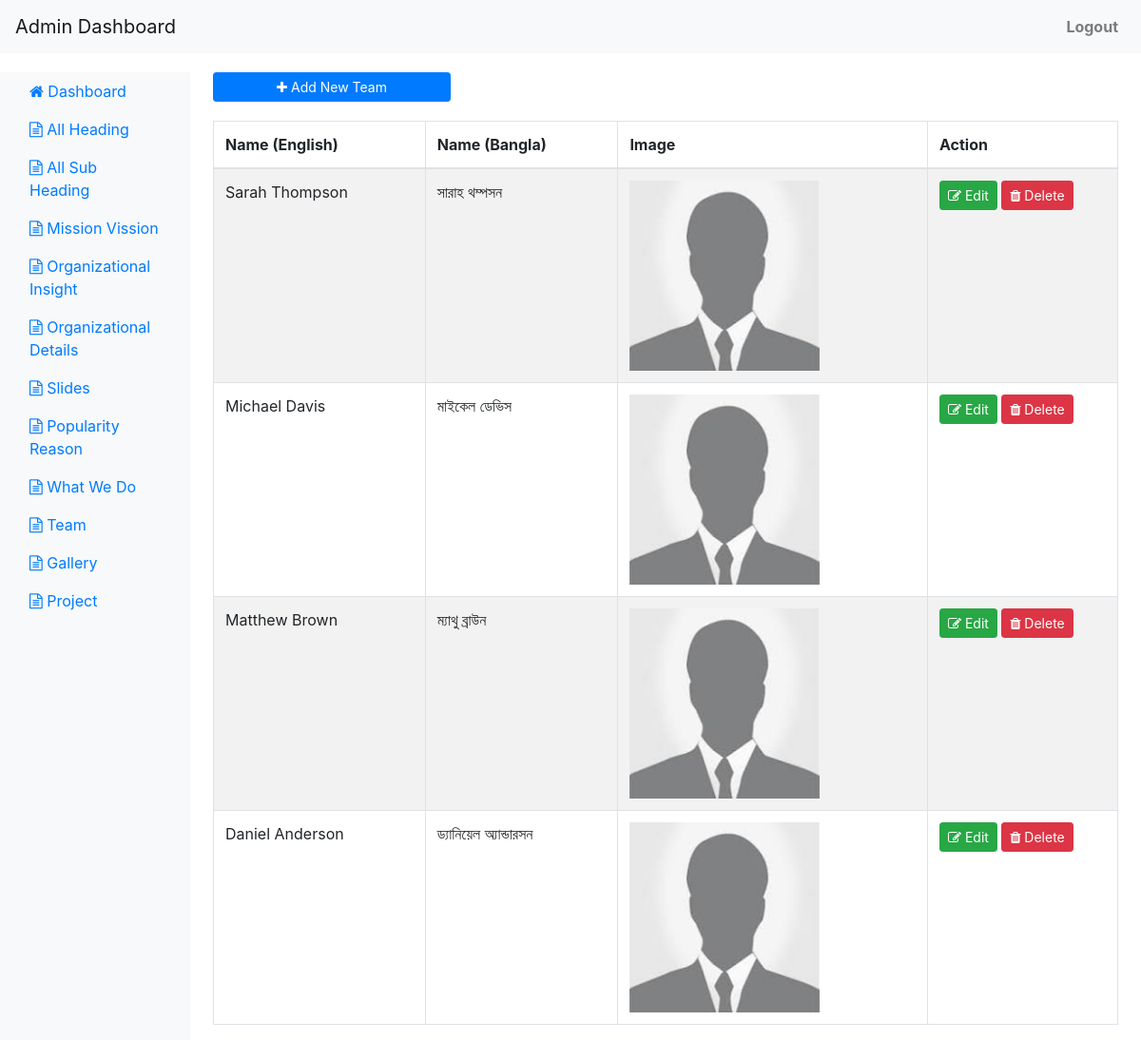
Page /team.php (signed in) on the committed database.
### tables this page shows
CREATE TABLE `teams` (
  `id` int UNSIGNED NOT NULL,
  `team_member_name_en` varchar(255) DEFAULT NULL,
  `team_member_name_bn` varchar(255) DEFAULT NULL,
  `team_member_designation_en` varchar(255) DEFAULT NULL,
  `team_member_designation_bn` varchar(255) DEFAULT NULL,
  `team_member_details_en` longtext,
  `team_member_details_bn` longtext,
  `img` varchar(255) DEFAULT NULL
);

### config.php (called while the page is built, shortened)
<?php
$backUpload = 'public/uploads/';
?>

### team.php (the view, shortened to what this page needs)
<?php
	include('config.php');
	$get_data_sql = "SELECT * FROM teams";
	$get_data_sql_result = $conn->query($get_data_sql);
?>
<!DOCTYPE html>
<html lang="en">
<head>
    <link rel="stylesheet" href="https://stackpath.bootstrapcdn.com/bootstrap/4.5.2/css/bootstrap.min.css">
	<link rel="stylesheet" href="https://cdnjs.cloudflare.com/ajax/libs/font-awesome/4.7.0/css/font-awesome.min.css">
</head>
<body>
<?php include('header.php');?>
<div class="container-fluid">
    <div class="row">
        <?php include('nav.php');?>
        <main role="main" class="col-md-9 ml-sm-auto col-lg-10 px-4">
			<div class="table-responsive">
			  <a href="team_add.php" class="btn btn-primary btn-sm" style="width: 250px;margin-bottom: 20px;"><i class="fa fa-plus"></i> Add New Team</a>
			  <table class="table table-bordered table-striped table-hover table-condensed">
				<thead>
				  <tr>
					<th>Name (English)</th>
					<th>Name (Bangla)</th>
					<th>Image</th>
					<th style="width: 200px;">Action</th>
				  </tr>
				</thead>
				<tbody>
				<?php 	foreach ($get_data_sql_result as $get_data_sql_result_row) {?>
				  <tr>
					<td><?php echo $get_data_sql_result_row["team_member_name_en"];?></td>
					<td><?php echo $get_data_sql_result_row["team_member_name_bn"];?></td>
					<td>
						 <img src="<?php echo $backUpload.$get_data_sql_result_row["img"];?>" alt="<?php echo $get_data_sql_result_row["team_member_name_en"];?>" width="200px;">
					</td>
					<td>
						<a href="team_edit.php?id=<?php echo $get_data_sql_result_row['id']; ?>" class="btn btn-sm btn-success"><i class="fa fa-edit"></i> Edit</a>
						<button class="btn btn-sm btn-danger delete-btn" data-id="<?php echo $get_data_sql_result_row['id']; ?>"><i class="fa fa-trash"></i> Delete</button>
					</td>
				  </tr>
				  	<?php } ?>
				</tbody>
			  </table>
			</div>
        </main>
    </div>
</div>
</body>
</html>

### team.php (style rules this page uses)
body { padding-top: 56px; }
.container-fluid { margin-top: 20px; }

### header.php (style rules this page uses)
.btn-primary { width: 100%; }

### rows in the picture
teams: team_member_name_en "Sarah Thompson", team_member_name_bn "সারাহ থম্পসন", img (picture)
teams: team_member_name_en "Michael Davis", team_member_name_bn "মাইকেল ডেভিস", img (picture)
teams: team_member_name_en "Matthew Brown", team_member_name_bn "ম্যাথু ব্রাউন", img (picture)
teams: team_member_name_en "Daniel Anderson", team_member_name_bn "ড্যানিয়েল অ্যান্ডারসন", img (picture)
